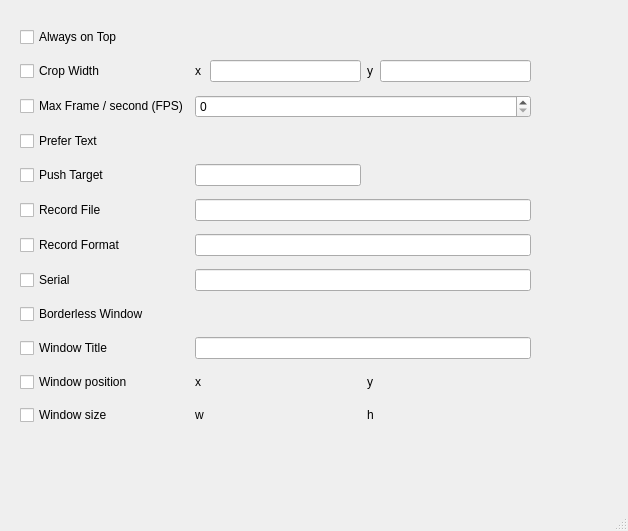
<?xml version="1.0" encoding="UTF-8"?>
<ui version="4.0">
 <class>MainWindow</class>
 <widget class="QMainWindow" name="MainWindow">
  <property name="geometry">
   <rect>
    <x>0</x>
    <y>0</y>
    <width>628</width>
    <height>531</height>
   </rect>
  </property>
  <property name="windowTitle">
   <string>Settings</string>
  </property>
  <widget class="QWidget" name="centralwidget">
   <widget class="QWidget" name="">
    <property name="geometry">
     <rect>
      <x>20</x>
      <y>20</y>
      <width>511</width>
      <height>416</height>
     </rect>
    </property>
    <layout class="QGridLayout" name="gridLayout">
     <item row="4" column="0">
      <widget class="QCheckBox" name="checkBox_3">
       <property name="text">
        <string>Max Frame / second (FPS)</string>
       </property>
      </widget>
     </item>
     <item row="11" column="0">
      <widget class="QCheckBox" name="checkBox_10">
       <property name="text">
        <string>Window Title</string>
       </property>
      </widget>
     </item>
     <item row="5" column="0">
      <widget class="QCheckBox" name="checkBox_4">
       <property name="text">
        <string>Prefer Text</string>
       </property>
      </widget>
     </item>
     <item row="2" column="1">
      <widget class="QLabel" name="label">
       <property name="text">
        <string>x</string>
       </property>
      </widget>
     </item>
     <item row="7" column="0">
      <widget class="QCheckBox" name="checkBox_6">
       <property name="text">
        <string>Record File</string>
       </property>
      </widget>
     </item>
     <item row="8" column="0">
      <widget class="QCheckBox" name="checkBox_7">
       <property name="text">
        <string>Record Format</string>
       </property>
      </widget>
     </item>
     <item row="0" column="0">
      <widget class="QCheckBox" name="checkBox">
       <property name="text">
        <string>Always on Top</string>
       </property>
      </widget>
     </item>
     <item row="9" column="0">
      <widget class="QCheckBox" name="checkBox_8">
       <property name="text">
        <string>Serial</string>
       </property>
      </widget>
     </item>
     <item row="12" column="0">
      <widget class="QCheckBox" name="checkBox_11">
       <property name="text">
        <string>Window position</string>
       </property>
      </widget>
     </item>
     <item row="10" column="0">
      <widget class="QCheckBox" name="checkBox_9">
       <property name="text">
        <string>Borderless Window</string>
       </property>
      </widget>
     </item>
     <item row="2" column="0">
      <widget class="QCheckBox" name="checkBox_2">
       <property name="text">
        <string>Crop Width</string>
       </property>
      </widget>
     </item>
     <item row="13" column="0">
      <widget class="QCheckBox" name="checkBox_12">
       <property name="text">
        <string>Window size</string>
       </property>
      </widget>
     </item>
     <item row="6" column="0">
      <widget class="QCheckBox" name="checkBox_5">
       <property name="text">
        <string>Push Target</string>
       </property>
      </widget>
     </item>
     <item row="2" column="2">
      <widget class="QLineEdit" name="lineEdit_2"/>
     </item>
     <item row="11" column="1" colspan="4">
      <widget class="QLineEdit" name="lineEdit"/>
     </item>
     <item row="2" column="3">
      <widget class="QLabel" name="label_2">
       <property name="text">
        <string>y</string>
       </property>
      </widget>
     </item>
     <item row="2" column="4">
      <widget class="QLineEdit" name="lineEdit_3"/>
     </item>
     <item row="4" column="1" colspan="4">
      <widget class="QSpinBox" name="spinBox"/>
     </item>
     <item row="12" column="1">
      <widget class="QLabel" name="label_3">
       <property name="text">
        <string>x</string>
       </property>
      </widget>
     </item>
     <item row="12" column="3">
      <widget class="QLabel" name="label_4">
       <property name="text">
        <string>y</string>
       </property>
      </widget>
     </item>
     <item row="13" column="1">
      <widget class="QLabel" name="label_5">
       <property name="text">
        <string>w</string>
       </property>
      </widget>
     </item>
     <item row="13" column="3">
      <widget class="QLabel" name="label_6">
       <property name="text">
        <string>h</string>
       </property>
      </widget>
     </item>
     <item row="9" column="1" colspan="4">
      <widget class="QLineEdit" name="lineEdit_4"/>
     </item>
     <item row="7" column="1" colspan="4">
      <widget class="QLineEdit" name="lineEdit_5"/>
     </item>
     <item row="8" column="1" colspan="4">
      <widget class="QLineEdit" name="lineEdit_6"/>
     </item>
     <item row="6" column="1" colspan="2">
      <widget class="QLineEdit" name="lineEdit_7"/>
     </item>
    </layout>
   </widget>
  </widget>
  <widget class="QStatusBar" name="statusbar"/>
 </widget>
 <resources/>
 <connections/>
</ui>
